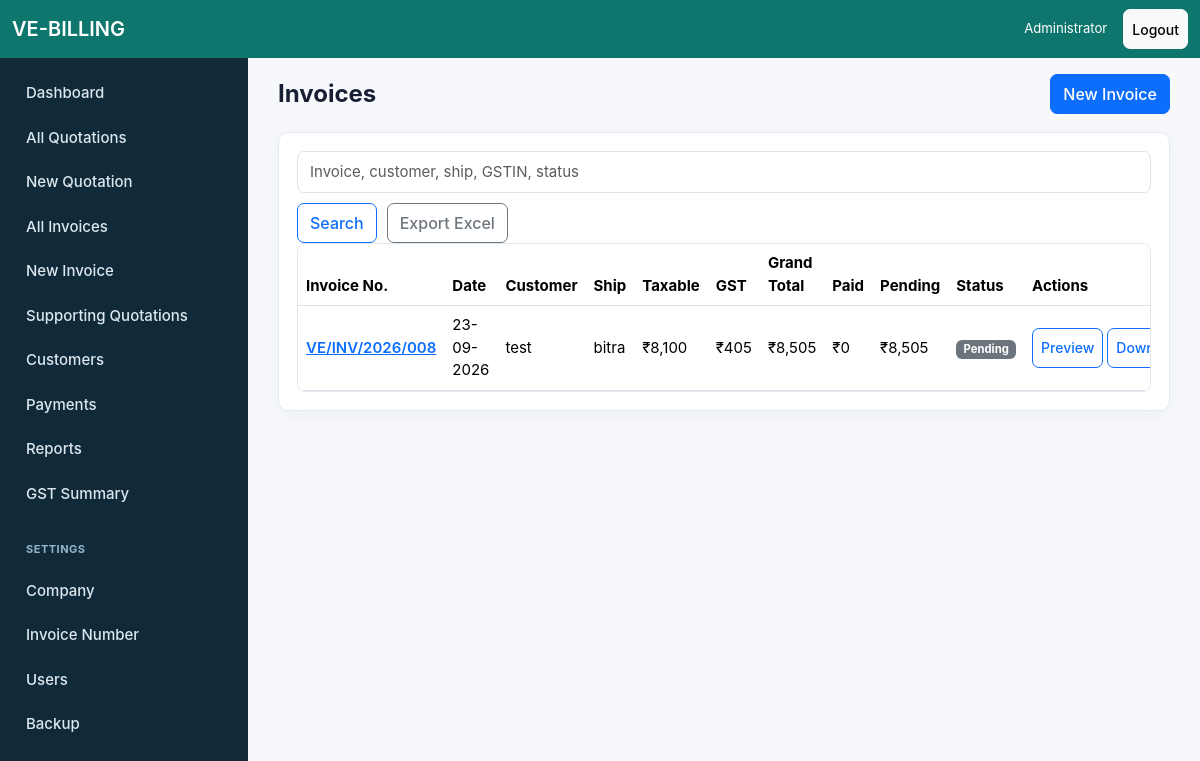
/invoices (signed in), run on the app's committed database.
### models/core.py (models this page shows)
class TimestampMixin:
    created_at = db.Column(db.DateTime, default=datetime.utcnow, nullable=False)
    updated_at = db.Column(db.DateTime, default=datetime.utcnow, onupdate=datetime.utcnow)

class User(UserMixin, TimestampMixin, db.Model):
    id = db.Column(db.Integer, primary_key=True)
    name = db.Column(db.String(120), nullable=False)
    username = db.Column(db.String(80), unique=True, nullable=False)
    email = db.Column(db.String(160), unique=True, nullable=False)
    password_hash = db.Column(db.String(255), nullable=False)
    role = db.Column(db.String(20), default="staff", nullable=False)
    active = db.Column(db.Boolean, default=True, nullable=False)
    @property
    def is_active(self):
        return self.active

class Invoice(TimestampMixin, db.Model):
    id = db.Column(db.Integer, primary_key=True)
    invoice_number = db.Column(db.String(80), unique=True, nullable=False)
    invoice_date = db.Column(db.Date, nullable=False)
    customer_id = db.Column(db.Integer, db.ForeignKey("customer.id"), nullable=False)
    quotation_id = db.Column(db.Integer, db.ForeignKey("quotation.id"))
    subject = db.Column(db.String(255), default="")
    payment_status = db.Column(db.String(40), default="Pending", nullable=False)
    taxable_amount = db.Column(db.Numeric(12, 2), default=0)
    total_discount = db.Column(db.Numeric(12, 2), default=0)
    total_gst = db.Column(db.Numeric(12, 2), default=0)
    grand_total = db.Column(db.Numeric(12, 2), default=0)
    rounded_total = db.Column(db.Integer, default=0)
    amount_words = db.Column(db.String(255), default="")
    finalized = db.Column(db.Boolean, default=True, nullable=False)
    customer = db.relationship("Customer")
    quotation = db.relationship("Quotation")
    items = db.relationship("InvoiceItem", cascade="all, delete-orphan", backref="invoice")
    payments = db.relationship("Payment", cascade="all, delete-orphan", backref="invoice")
    @property
    def paid_amount(self):
        return sum((payment.amount_received for payment in self.payments), 0)
    @property
    def pending_amount(self):
        return max(int(self.rounded_total or 0) - int(self.paid_amount or 0), 0)

class Customer(TimestampMixin, db.Model):
    id = db.Column(db.Integer, primary_key=True)
    customer_name = db.Column(db.String(180), nullable=False)
    company_name = db.Column(db.String(180), default="")
    ship_name = db.Column(db.String(180), default="")
    address = db.Column(db.Text, default="")
    city = db.Column(db.String(80), default="")
    state = db.Column(db.String(80), default="")
    pin = db.Column(db.String(20), default="")
    gstin = db.Column(db.String(30), default="")
    contact_person = db.Column(db.String(120), default="")
    phone = db.Column(db.String(40), default="")
    email = db.Column(db.String(160), default="")

### routes/main.py (the view)
@main_bp.route("/invoices")
@login_required
def invoices():
    q = request.args.get("q", "")
    query = Invoice.query.join(Customer)
    if q:
        query = query.filter(or_(Invoice.invoice_number.contains(q), Customer.customer_name.contains(q), Customer.ship_name.contains(q), Customer.gstin.contains(q), Invoice.payment_status.contains(q)))
    return render_template("invoices.html", invoices=query.order_by(Invoice.invoice_date.desc()).all())

### app.py (called while the page is built)
@login_manager.user_loader
def load_user(user_id):
    return db.session.get(User, int(user_id))

### routes/main.py (called while the page is built)
@main_bp.app_template_filter("money")
def money_filter(value):
    return money(value or 0)

@main_bp.app_template_filter("datefmt")
def datefmt(value):
    return value.strftime("%d-%m-%Y") if value else ""

@main_bp.context_processor
def inject_globals():
    return {"today": date.today(), "is_admin": current_user.is_authenticated and current_user.role == "admin"}

### utils/money.py (called while the page is built)
def dec(value, default="0"):
    if value in (None, ""):
        value = default
    return Decimal(str(value)).quantize(Decimal("0.01"), rounding=ROUND_HALF_UP)

def whole_rupees(value):
    return int(dec(value).quantize(Decimal("1"), rounding=ROUND_HALF_UP))

def money(value):
    return f"₹{whole_rupees(value):,}"

### templates/invoices.html (shortened to what this page needs)
{% extends "base.html" %}
{% block content %}
<div class="page-head"><h1>Invoices</h1><a class="btn btn-primary" href="{{ url_for('main.new_invoice') }}">New Invoice</a></div>
<section class="panel">
  <form class="search-row"><input class="form-control" name="q" placeholder="Invoice, customer, ship, GSTIN, status"><button class="btn btn-outline-primary">Search</button><a class="btn btn-outline-secondary" href="{{ url_for('main.export', dataset='invoices') }}">Export Excel</a></form>
  <div class="table-responsive"><table class="table align-middle">
    <thead><tr><th>Invoice No.</th><th>Date</th><th>Customer</th><th>Ship</th><th>Taxable</th><th>GST</th><th>Grand Total</th><th>Paid</th><th>Pending</th><th>Status</th><th>Actions</th></tr></thead>
    <tbody>{% for i in invoices %}<tr><td><a class="link-primary fw-semibold" href="{{ url_for('main.edit_invoice', invoice_id=i.id) }}">{{ i.invoice_number }}</a></td><td>{{ i.invoice_date|datefmt }}</td><td>{{ i.customer.customer_name }}</td><td>{{ i.customer.ship_name }}</td><td>{{ i.taxable_amount|money }}</td><td>{{ i.total_gst|money }}</td><td>{{ i.rounded_total|money }}</td><td>{{ i.paid_amount|money }}</td><td>{{ i.pending_amount|money }}</td><td><span class="badge text-bg-secondary">{{ i.payment_status }}</span></td><td class="actions"><a class="btn btn-sm btn-outline-primary" target="_blank" href="{{ url_for('main.document_pdf', kind='invoice', doc_id=i.id, preview=1) }}">Preview</a><a class="btn btn-sm btn-outline-primary" href="{{ url_for('main.document_pdf', kind='invoice', doc_id=i.id) }}">Download</a></td></tr>{% endfor %}</tbody>
  </table></div>
</section>
{% endblock %}

### templates/base.html (shortened to what this page needs)
<!doctype html>
<html lang="en">
<head>
  <link href="https://cdn.jsdelivr.net/npm/bootstrap@5.3.3/dist/css/bootstrap.min.css" rel="stylesheet">
  <link rel="stylesheet" href="{{ url_for('static', filename='css/app.css') }}">
</head>
<body>
{% if current_user.is_authenticated %}
<nav class="navbar navbar-dark app-topbar fixed-top">
  <div class="container-fluid">
    <a class="navbar-brand fw-semibold" href="{{ url_for('main.dashboard') }}">VE-BILLING</a>
    <div class="d-flex align-items-center gap-3 text-white small">
      <span class="d-none d-sm-inline">{{ current_user.name }}</span>
      <a class="btn btn-sm btn-light" href="{{ url_for('auth.logout') }}">Logout</a>
    </div>
  </div>
</nav>
<aside class="sidebar d-none d-lg-flex">
  {% include "partials/nav.html" %}
</aside>
{% endif %}
<main class="{% if current_user.is_authenticated %}app-main{% else %}auth-main{% endif %}">
  <div class="container-fluid">
    {% block content %}{% endblock %}
  </div>
</main>
</body>
</html>

### static/css/app.css (style rules this page uses)
:root { --teal:#0f766e;--teal-dark:#0d5e58;--ink:#172033;--muted:#64748b;--line:#e2e8f0;--bg:#f6f8fb }
* { letter-spacing:0;box-sizing:border-box }
body { background:var(--bg);color:var(--ink);font-size:15px;font-family:-apple-system,BlinkMacSystemFont,"Segoe UI",Roboto,Helvetica,Arial,sans-serif;-webkit-tap-highlight-color:transparent }
.app-topbar { background:var(--teal);height:58px;z-index:1030 }
.sidebar { position:fixed;top:58px;bottom:0;left:0;width:248px;background:#102a3a;overflow-y:auto;z-index:1020 }
.app-main { padding:74px 18px 28px;margin-left:248px;min-height:100vh }
.login-card,.panel,.metric { background:#fff;border:1px solid var(--line);border-radius:10px;box-shadow:0 4px 20px rgba(15,23,42,.04) }
.page-head { display:flex;justify-content:space-between;gap:14px;align-items:center;margin-bottom:18px;flex-wrap:wrap }
.page-head h1 { font-size:24px;font-weight:700;margin:0 }
.filter-bar,.search-row { display:flex;gap:10px;flex-wrap:wrap;align-items:center }
.panel { padding:18px;margin-bottom:18px }
.table { min-width:820px;margin-bottom:0 }
.actions { white-space:nowrap }
.actions .btn { margin-right:4px }
.table-responsive { border-radius:8px;border:1px solid var(--line);overflow-x:auto;-webkit-overflow-scrolling:touch }
.btn { border-radius:7px;min-height:40px;font-weight:500;display:inline-flex;align-items:center;justify-content:center }
.form-control,.form-select { border-radius:7px;min-height:42px;font-size:15px }

### data on the page
User: name "Administrator"
Invoice: invoice_number "VE/INV/2026/008", invoice_date "23-09-2026", customer.customer_name "test", customer.ship_name "bitra", taxable_amount "₹8,100", total_gst "₹405", rounded_total "₹8,505", paid_amount "₹0", pending_amount "₹8,505", payment_status "Pending"
